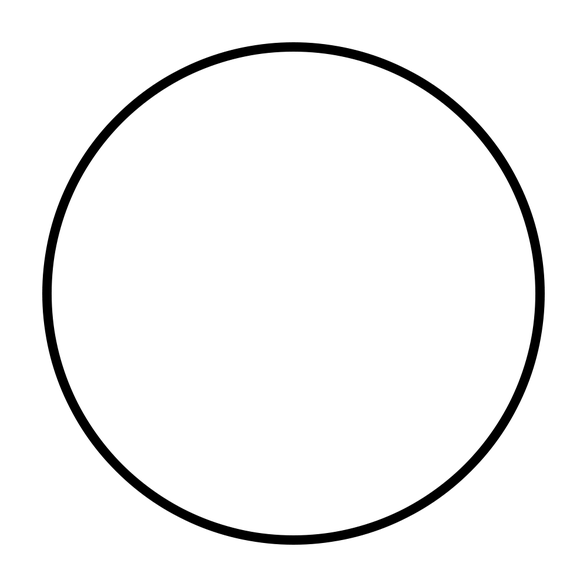
#> input picture circle.png, 587 x 587 px, shrunk from 1000 x 1000 before the run
$ python Representacion_grafica2.py
#> lines starting #> are read from the running program, lines starting #| are printed output that depends on the picture
import matplotlib.pyplot as plt
from matplotlib.offsetbox import AnnotationBbox, OffsetImage


def visualizacion(x,y):

#> called with y = 10
    fig, cuad = plt.subplots()
    cuad.get_xaxis().set_visible(True)
    cuad.get_yaxis().set_visible(True)

    archivo_imagen = plt.imread("circle.png", format="png")
#> archivo_imagen is the input picture: shape (587, 587, 4) float32; mean R, G, B, A 0.533, 0.533, 0.533, 0.576
    circulo = OffsetImage(archivo_imagen, zoom = 0.206)
    circulo.image.axes = cuad

    archivo_imagen = plt.imread("valeria.png", format="png")
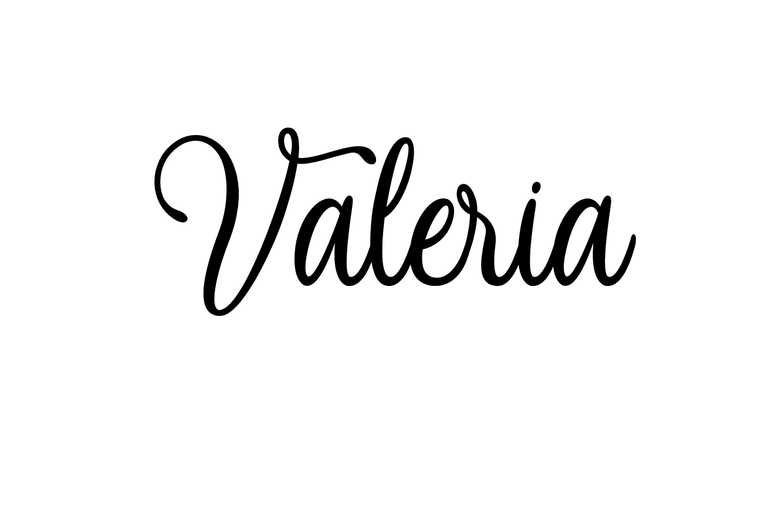
#> input picture valeria.png, 775 x 512 px, shrunk from 1321 x 872 before the run
#> archivo_imagen is the input picture: shape (512, 775, 4) float32; mean R, G, B, A 0, 0, 0, 0.0473
    imagen0 = OffsetImage(archivo_imagen, zoom = 0.08)
    imagen0.image.axes = cuad

    archivo_imagen = plt.imread("alejandra.png", format="png")
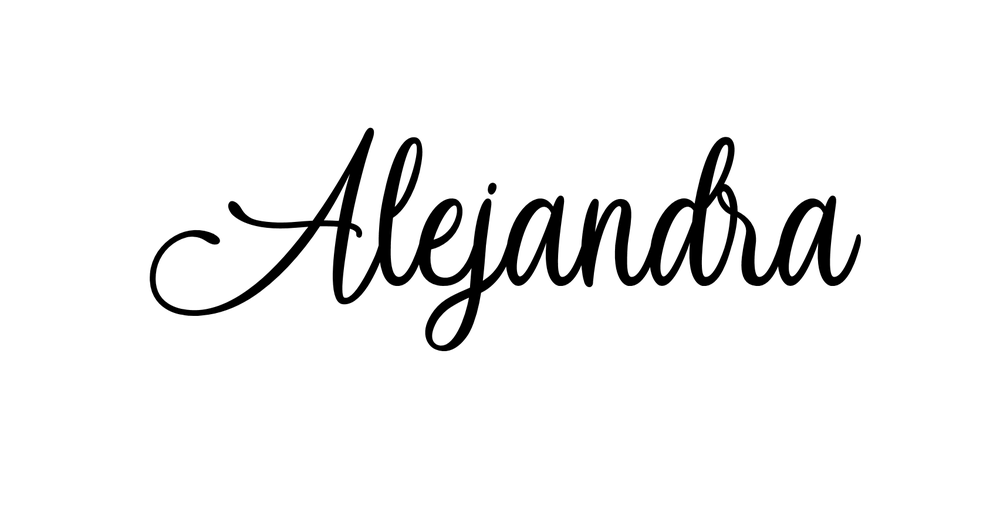
#> input picture alejandra.png, 1000 x 512 px, shrunk from 1704 x 872 before the run
#> archivo_imagen is the input picture: shape (512, 1000, 4) float32; mean R, G, B, A 0, 0, 0, 0.0538
    imagen1 = OffsetImage(archivo_imagen, zoom = 0.04)
    imagen1.image.axes = cuad

    archivo_imagen = plt.imread("angel.png", format="png")
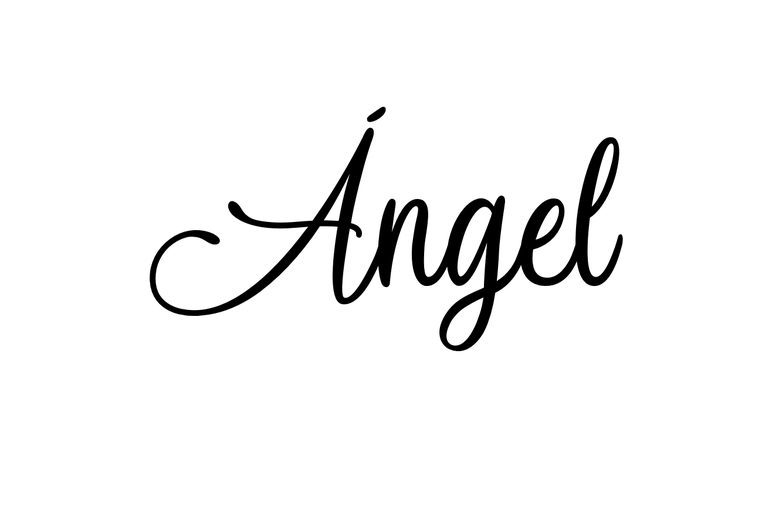
#> input picture angel.png, 762 x 512 px, shrunk from 1299 x 872 before the run
#> archivo_imagen is the input picture: shape (512, 762, 4) float32; mean R, G, B, A 0, 0, 0, 0.0457
    imagen2 = OffsetImage(archivo_imagen, zoom = 0.04)
    imagen2.image.axes = cuad

    archivo_imagen = plt.imread("cristian.png", format="png")
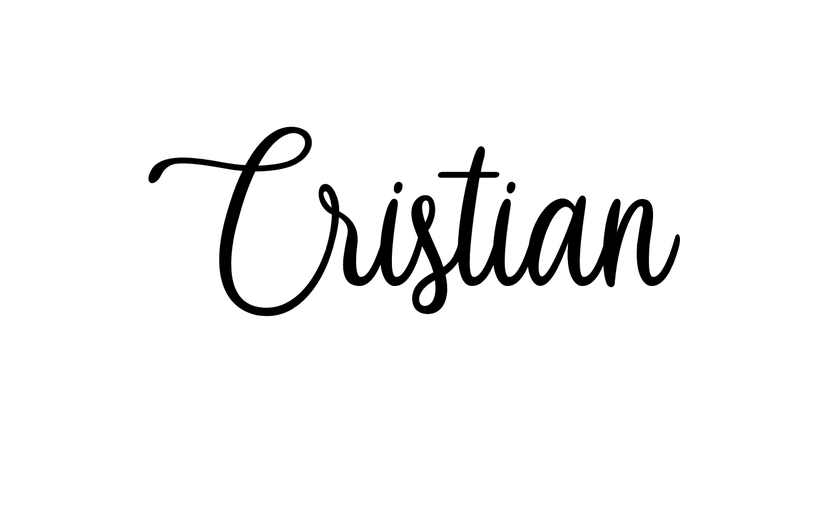
#> input picture cristian.png, 819 x 512 px, shrunk from 1396 x 872 before the run
#> archivo_imagen is the input picture: shape (512, 819, 4) float32; mean R, G, B, A 0, 0, 0, 0.0446
    imagen3 = OffsetImage(archivo_imagen, zoom = 0.04)
    imagen3.image.axes = cuad

    archivo_imagen = plt.imread("laura.png", format="png")
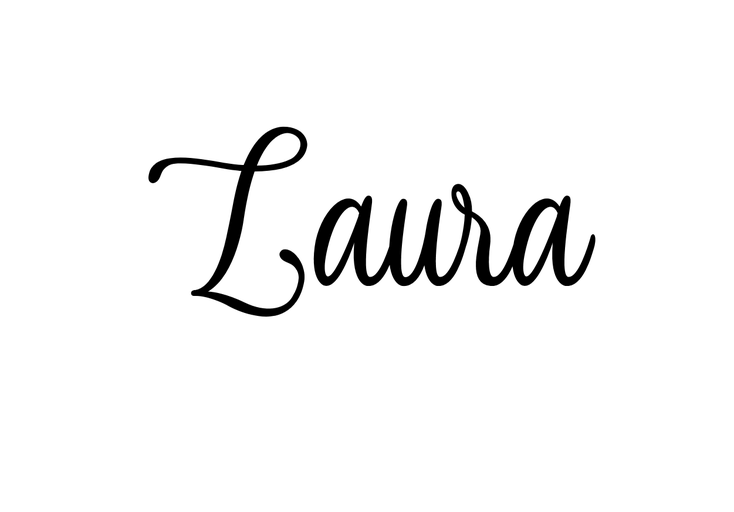
#> input picture laura.png, 734 x 512 px, shrunk from 1251 x 872 before the run
#> archivo_imagen is the input picture: shape (512, 734, 4) float32; mean R, G, B, A 0, 0, 0, 0.0391
    imagen4 = OffsetImage(archivo_imagen, zoom = 0.04)
    imagen4.image.axes = cuad

#> (the run stopped early here; a loop or call above may not have finished)
